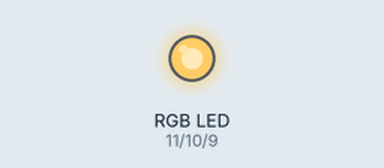
Simulated run of this sketch. Board: Arduino Uno, built with avr-gcc and run on an emulated ATmega328P. On the bench: an RGB LED mixed from three pins (HIGH = lit).

Above: at 0.05 s.
At 0.2 s:
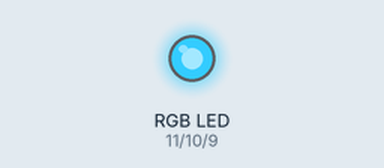
At 1.1 s:
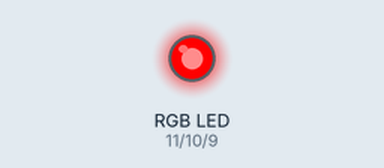
At 2.2 s:
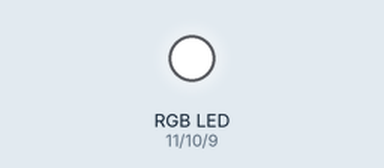
Timing chart, 0 to 5.1 s (numbered marks = the images above):
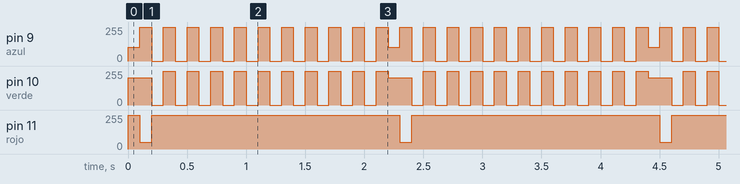

Measured:
- by itself, pin 9 (azul), pin 10 (verde): moves between 0/255 and 255/255, repeating every 2.2 s
- by itself, pin 11 (rojo): repeats every 2.2 s: 51/255 0.10 s, 255/255 2.1 s

The sketch:

rgb_led1.ino
```cpp
byte rojo = 11;
byte verde = 10;
byte azul = 9;

void setup()
{
  pinMode(rojo, OUTPUT);
  pinMode(verde, OUTPUT);
  pinMode(azul, OUTPUT);
}

void loop()
{
  analogWrite(rojo, 255);
  analogWrite(verde, 204);
  analogWrite(azul, 102);

  delay(100);


  analogWrite(rojo, 51);
  analogWrite(verde, 204);
  analogWrite(azul, 255);

  delay(100);

  for(int i = 0; i < 10; i++){

  analogWrite(rojo, 255);
  analogWrite(verde, 0);
  analogWrite(azul, 0);

  delay(100);


  analogWrite(rojo, 255);
  analogWrite(verde, 255);
  analogWrite(azul, 255);

  delay(100);
  }
}
```
